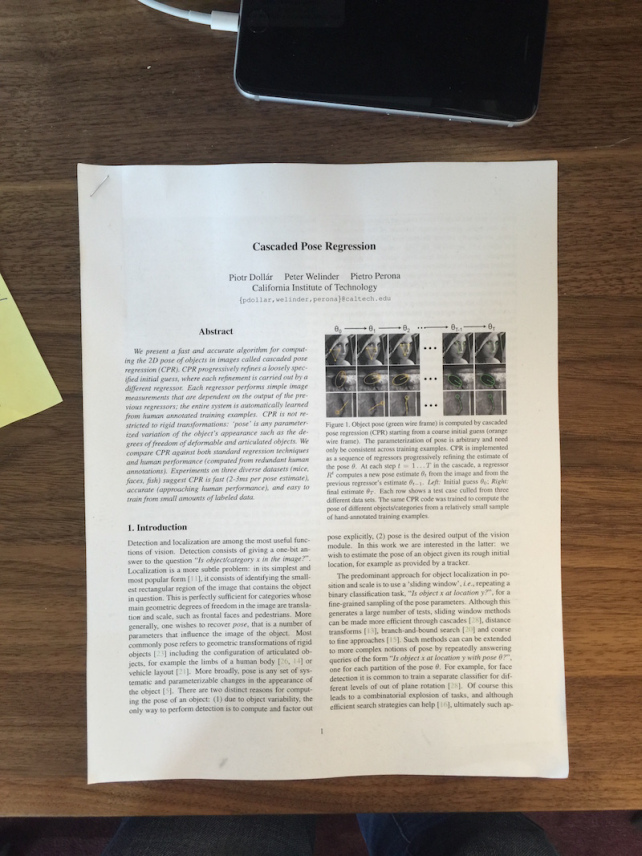
#> input picture page_extractor/images/paper.jpg, 642 x 856 px
$ python run.py
#> lines starting #> are read from the running program, lines starting #| are printed output that depends on the picture; after the words box and inside, x2 and y2 are one past the last pixel; in counts of white or black regions, pixels touching at a corner belong together
#> in get_page, img is the input picture: shape (856, 642, 3); mean B, G, R 127.3, 136.9, 145.5
### page_extractor/page_detector.py
import cv2
import numpy as np
import math
import itertools
from bresenham import bresenham


# [75 lines left out: functions get_angle, line_intersection, minimum_distance, not called in this run]


def get_non_zeros(img):
    """
    Given an img, get the coordinates that are not 0.
    """
    coords = []
    for i in range(len(img)):
        for j in range(len(img[0])):
            if img[i, j] != 0:
                coords.append((j, i))
    return coords


# [52 lines left out: functions no_duplicate_check, find_quadrilateral, line_within_bounds, not called in this run]


def get_canny(I, min_threshold=300, max_threshold=700):
    """
    Get the canny edge image given an image and min/max thresholds.
    """
#> called with min_threshold = 300, max_threshold = 700
    return cv2.Canny(I, min_threshold, max_threshold)
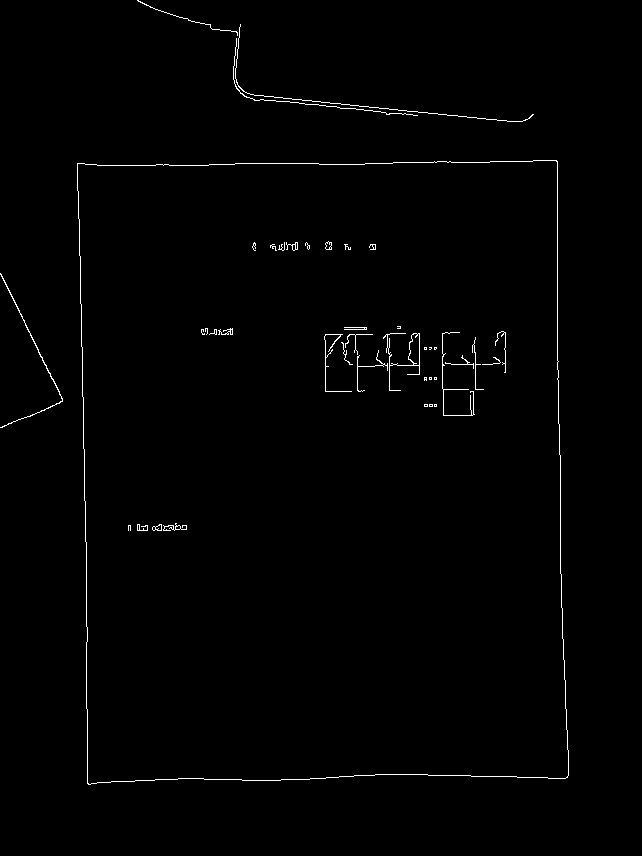
#> returned value: shape (856, 642); 0.87% white in thin lines or dots, all inside (x1, y1, x2, y2) = (0, 0, 569, 785)


def get_hough_lines(edges, img, k=20):
    """
    Use hough transformation to find edges in a given image.

    returns the K best matched lines.
    """
#> called with k = 20
    lines = cv2.HoughLines(edges, 1, np.pi / 180, 50)
#> lines = 64 rows, first 8: [-551, 3.12], [-75, 3.12], [557, 0], [67, 1.68], [170, 1.55], [86, 0], [-540, 3.11], [767, 1.59]
    max_size = int(np.sqrt(np.square(img.shape[0]) + np.square(img.shape[1])))
#> max_size = 1070
    hough_lines = []
    canny_pts = get_non_zeros(edges)
#> after the loop in get_non_zeros, `for i in range(len(img)):`: coords = 4788 pairs, first value 0 to 568, second value 0 to 784
#> canny_pts has the same summary as coords in get_non_zeros
    for line in lines:
        rho, theta = line[0]
        a = np.cos(theta)
        b = np.sin(theta)
        x0 = a * rho
        y0 = b * rho

        x1 = int(x0 + max_size * (-b))
        y1 = int(y0 + max_size * (a))
        x2 = int(x0 - max_size * (-b))
        y2 = int(y0 - max_size * (a))

        intersection = ((x1, y1), (x2, y2))

        hough_line_pixels = list(bresenham(intersection[0][0], intersection[0][1],
                           intersection[1][0], intersection[1][1]))
        intersection_matches = len(set(hough_line_pixels).intersection(canny_pts))
        hough_lines.append((intersection, intersection_matches))
#> this loop made 1 pass
#> (rho, theta, a, b, x0, y0, x1, y1) on pass 1: (-551, 3.12, -1, 0.0175, 550.9, -9.62, 532, -1079)
#> after the loop, hough_lines = []

    hough_lines = sorted(hough_lines, key=lambda x: x[1], reverse=True)
    return hough_lines[:k]


# [42 lines left out: function get_all_intersections, not called in this run]


def get_page_corners(img):
    """
    Returns the 4 corner coordinates of the paper in the image.
    """
    edges = get_canny(img)
    lines = get_hough_lines(edges, img)
    intersections, lines, new_img = get_all_intersections(lines, img.shape, np.copy(img))
    quads = find_quadrilateral(intersections, edges)
    return quads

### page_extractor/run.py
import cv2
from page_detector import get_page_corners
from page_transformation import homography
import matplotlib.pyplot as plt


def get_page(img_path):
    """
    Get the page from an image.
    """
    img = cv2.imread(img_path)
    img = cv2.cvtColor(img, cv2.COLOR_BGR2RGB)

    corners = get_page_corners(img)
    new_img = homography(corners, img)

    fig, ax = plt.subplots(1, 2)
    ax[0].imshow(img, cmap='gray')
    ax[1].imshow(new_img, cmap='gray')
    plt.show()


if "__main__" == __name__:
    get_page(img_path="images/paper.jpg")
#> (the call stopped at in get_hough_lines, `hough_line_pixels = list(bresenham(intersection[0][0], intersection[0]..`: bresenham is not available in this run)

$ run again, with page_extractor/images/10.jpg copied over page_extractor/images/paper.jpg
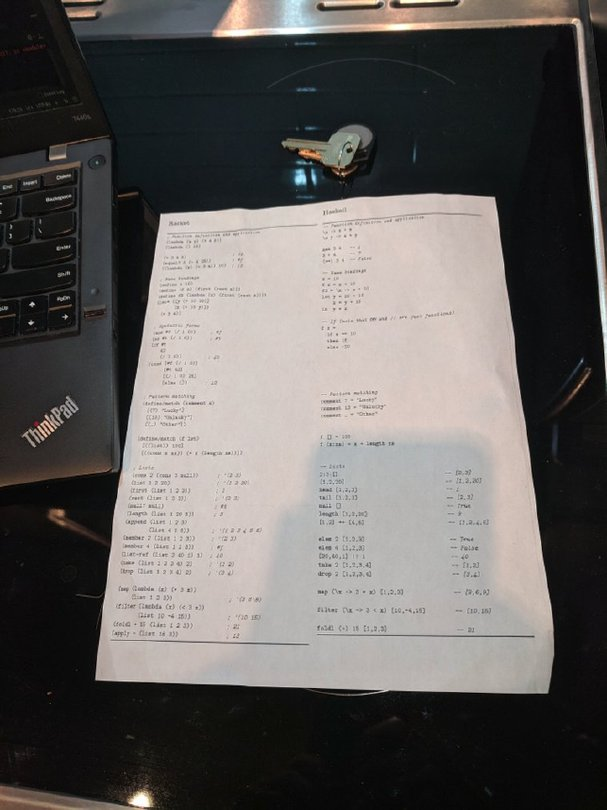
#> input picture page_extractor/images/10.jpg, 607 x 810 px
#> in get_page, img is the input picture: shape (810, 607, 3); mean B, G, R 92.4, 94.5, 97.6
#> in get_canny, `return cv2.Canny(I, min_threshold, max_threshold)`:
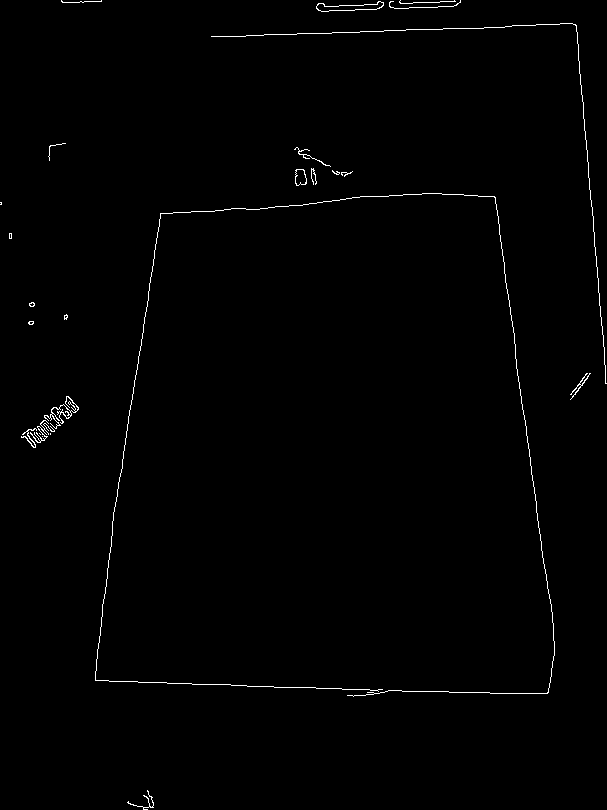
#> returned value: shape (810, 607); 0.76% white in thin lines or dots
#> lines = 53 rows, first 8: [-571, 3.05], [676, 1.61], [44, 1.54], [192, 0.157], [-460, 3], [176, 0.122], [-468, 3.02], [-470, 3.02]
#> after the loop in get_non_zeros, `for i in range(len(img)):`: coords = 3747 pairs, first value 0 to 606, second value 0 to 809
#> canny_pts has the same summary as coords in get_non_zeros
#> the loop in get_hough_lines, `for line in lines:` made 1 pass
#> (rho, theta, a, b, x0, y0, x1, y1) on pass 1: (-571, 3.05, -0.996, 0.0872, 568.8, -49.77, 480, -1057)
#> after the loop in get_hough_lines, `for line in lines:`: hough_lines = []

$ run again, with page_extractor/images/2.jpg copied over page_extractor/images/paper.jpg
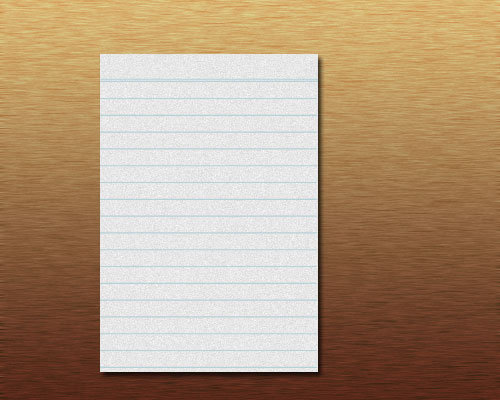
#> input picture page_extractor/images/2.jpg, 500 x 400 px
#> in get_page, img is the input picture: shape (400, 500, 3); mean B, G, R 126.3, 153.2, 179
#> in get_canny, `return cv2.Canny(I, min_threshold, max_threshold)`:
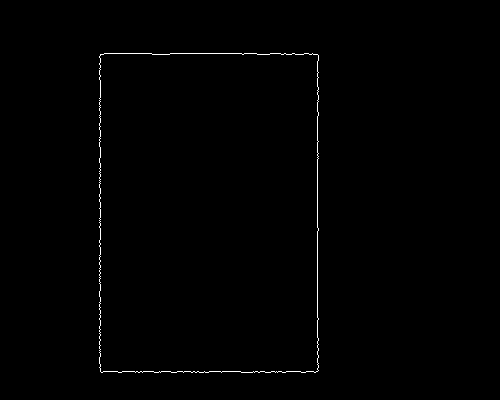
#> returned value: shape (400, 500); 0.53% white in thin lines or dots, all inside (x1, y1, x2, y2) = (99, 53, 319, 373)
#> lines = 17 rows, first 8: [317, 0], [100, 0], [53, 1.57], [371, 1.57], [49, 1.59], [-312, 3.12], [57, 1.55], [104, 0.0175]
#> after the loop in get_non_zeros, `for i in range(len(img)):`: coords = 1068 pairs, first value 99 to 318, second value 53 to 372
#> canny_pts has the same summary as coords in get_non_zeros
#> the loop in get_hough_lines, `for line in lines:` made 1 pass
#> (rho, theta, a, b, x0, y0, x1, y1) on pass 1: (317, 0, 1, 0, 317, 0, 317, 640)
#> after the loop in get_hough_lines, `for line in lines:`: hough_lines = []

$ run again, with page_extractor/images/3.jpg copied over page_extractor/images/paper.jpg
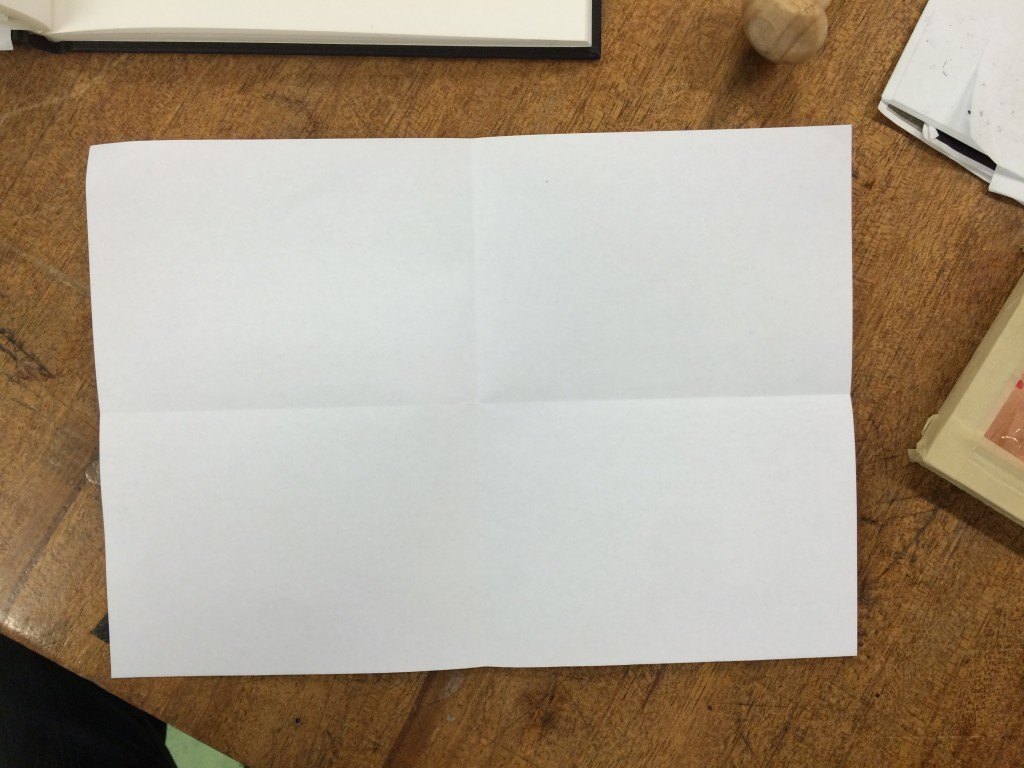
#> input picture page_extractor/images/3.jpg, 1024 x 768 px
#> in get_page, img is the input picture: shape (768, 1024, 3); mean B, G, R 138.3, 156, 169.4
#> in get_canny, `return cv2.Canny(I, min_threshold, max_threshold)`:
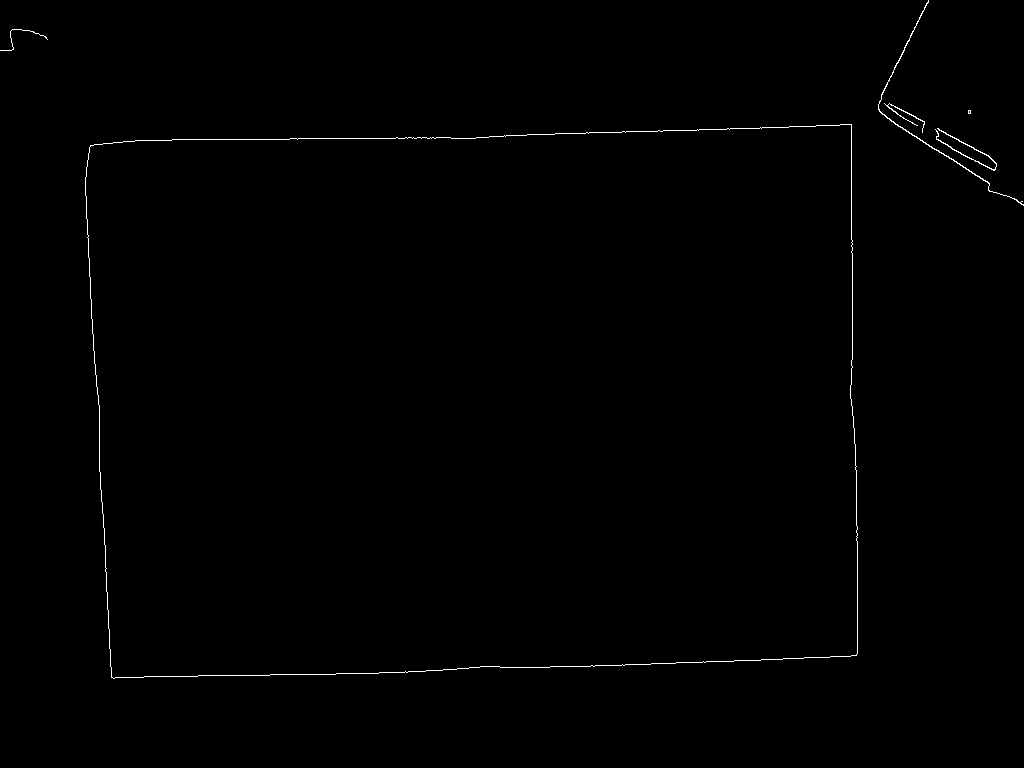
#> returned value: shape (768, 1024); 0.43% white in thin lines or dots, all inside (x1, y1, x2, y2) = (0, 0, 1024, 679)
#> lines = 53 rows, first 8: [-75, 3.09], [685, 1.54], [679, 1.55], [-847, 3.12], [154, 1.54], [143, 1.55], [138, 1.57], [851, 0]
#> after the loop in get_non_zeros, `for i in range(len(img)):`: coords = 3353 pairs, first value 0 to 1023, second value 0 to 678
#> canny_pts has the same summary as coords in get_non_zeros
#> the loop in get_hough_lines, `for line in lines:` made 1 pass
#> (rho, theta, a, b, x0, y0, x1, y1) on pass 1: (-75, 3.09, -0.999, 0.0523, 74.9, -3.93, 7, -1282)
#> after the loop in get_hough_lines, `for line in lines:`: hough_lines = []
